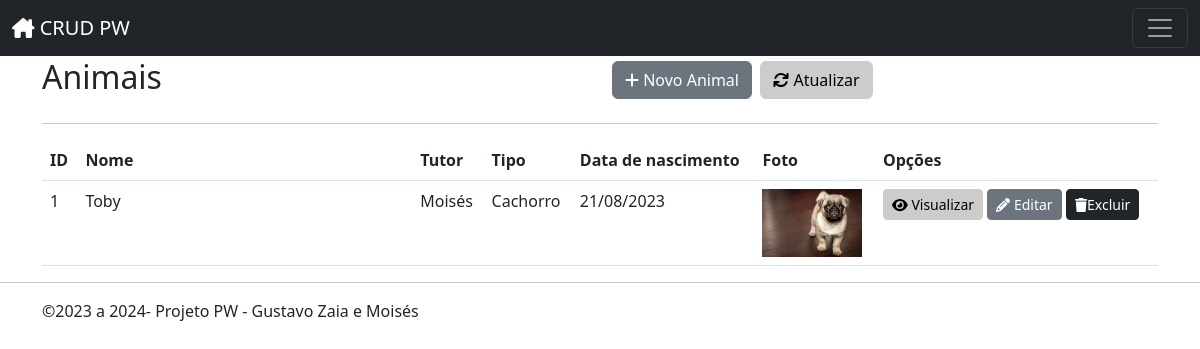
The app's page /animais/index.php, older data.
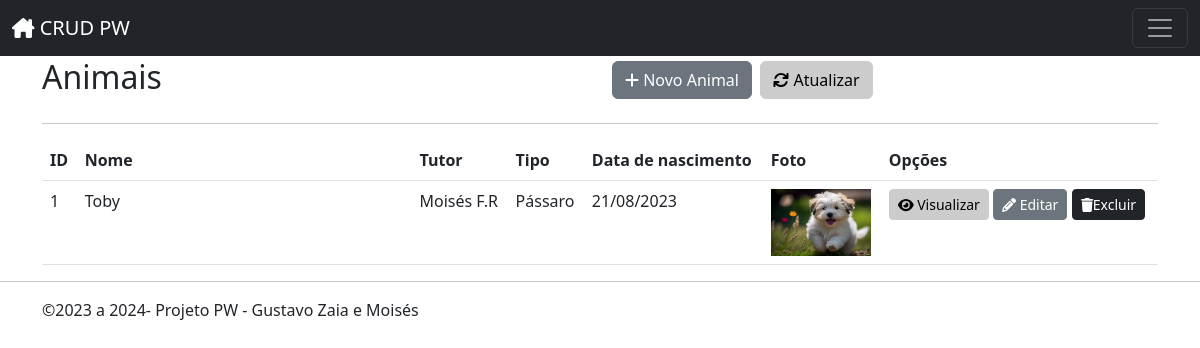
The same page, newer data.
### tables this page shows
CREATE TABLE `animal` (
  `id` int(11) NOT NULL,
  `nome` varchar(50) DEFAULT NULL,
  `tutor` varchar(50) DEFAULT NULL,
  `tipo` varchar(25) DEFAULT NULL,
  `dataNasc` date DEFAULT NULL,
  `foto` varchar(69) DEFAULT NULL
);

### inc/database.php (called while the page is built, shortened)
<?php
function open_database()
{
	$servername = "localhost";
	$username = "root";
	$password = "";
	try {
		$conn = new PDO("mysql:host=$servername;dbname=wda_crud", $username, $password);
		$conn->setAttribute(PDO::ATTR_ERRMODE, PDO::ERRMODE_EXCEPTION);
		return $conn;
	} catch (Exception $e) {
		echo $e->getMessage();
		return null;
	}
}
function find($table = null, $id = null)
{
	try {
		$database = open_database();
		$found = null;
		if ($id) {
			$stmt = $database->prepare("SELECT * FROM " . $table . " WHERE id = ?");
			$stmt->bindParam(1, $id);
			$stmt->execute();
			if($stmt->rowCount() > 0) {
				$found = $stmt->fetch(PDO::FETCH_ASSOC);
			}
		} else {
			$stmt = $database->prepare("SELECT * FROM " . $table);
			$stmt->execute();
			if ($stmt->rowCount() > 0) {
				$found = $stmt->fetchAll(PDO::FETCH_ASSOC);
			}
		}
	} catch (Exception $e) {
		$_SESSION['message'] = $e->GetMessage();
		$_SESSION['type'] = 'danger';
	}
	return $found;
}
function find_all($table)
{
	return find($table);
}
function formatadata($date, $formato)
{
	$dt = new Datetime($date, new DatetimeZone("America/Sao_Paulo"));
	return $dt->format($formato);
}

### animais/functions.php (called while the page is built, shortened)
<?php
    function index() {
        $animals = find_all("animal");
    }
?>

### animais/index.php (the view, shortened to what this page needs)
<?php
include('functions.php');
index();
?>
<header class="mt-2">
    <div class="row">
        <div class="col-sm-6">
            <h2>Animais</h2>
        </div>
        <div class="col-sm-6 text-right h2">
            <a class="btn btn-secondary" href="add.php"><i class="fa-solid fa-plus"></i> Novo Animal</a>
            <a class="btn btn-light" href="index.php"><i class="fa-solid fa-refresh"></i> Atualizar</a>
        </div>
    </div>
</header>
<hr>
<table class="table table-hover">
    <thead>
        <tr>
            <th>ID</th>
            <th width="30%">Nome</th>
            <th>Tutor</th>
            <th>Tipo</th>
            <th>Data de nascimento</th>
            <th>Foto</th>
            <th>Opções</th>
        </tr>
    </thead>
    <tbody>
        <?php if ($animals) : ?>
            <?php foreach ($animals as $animal) :
                ?>
                <tr>
                    <td><?php echo $animal['id']; ?></td>
                    <td><?php echo $animal['nome']; ?></td>
                    <td><?php echo $animal['tutor']; ?></td>
                    <td><?php echo $animal['tipo']; ?></td>
                    <td><?php echo formatadata($animal['dataNasc'], "d/m/Y"); ?></td>
                    <td><?php
                        if($animal['foto']){
                            echo '<img width="100px" src="fotos/'. $animal['foto'] .'"';
                        }else{
                            echo '<img width="100px" src="fotos/sem_imagem.jpg"';
                        }
                    ?></td>
                    <td class="actions text-start">
                        <a href="view.php?id=<?php echo $animal['id']; ?>" class="btn btn-sm btn-light"><i class="fa fa-eye"></i> Visualizar</a>
                        <a href="edit.php?id=<?php echo $animal['id']; ?>" class="btn btn-sm btn-secondary"><i class="fa fa-pencil"></i> Editar</a>
                        <button type="button" class="btn btn-sm btn-dark" data-bs-toggle="modal"
                        data-bs-custumer="<?php echo $animal['id'];?>" data-bs-target="#exampleModal">
                             <i class="fa fa-trash"></i>Excluir
                        </button>
                    </td>
                </tr>
            <?php endforeach; ?>
        <?php else : ?>
            <tr>
                <td colspan="6">Nenhum registro encontrado.</td>
            </tr>
        <?php endif; ?>
    </tbody>
</table>

Row changes from the older to the newer data that the page shows:
changed animal "Toby": tutor "Moisés" → "Moisés F.R"; tipo "Cachorro" → "Pássaro"; foto: a different picture
